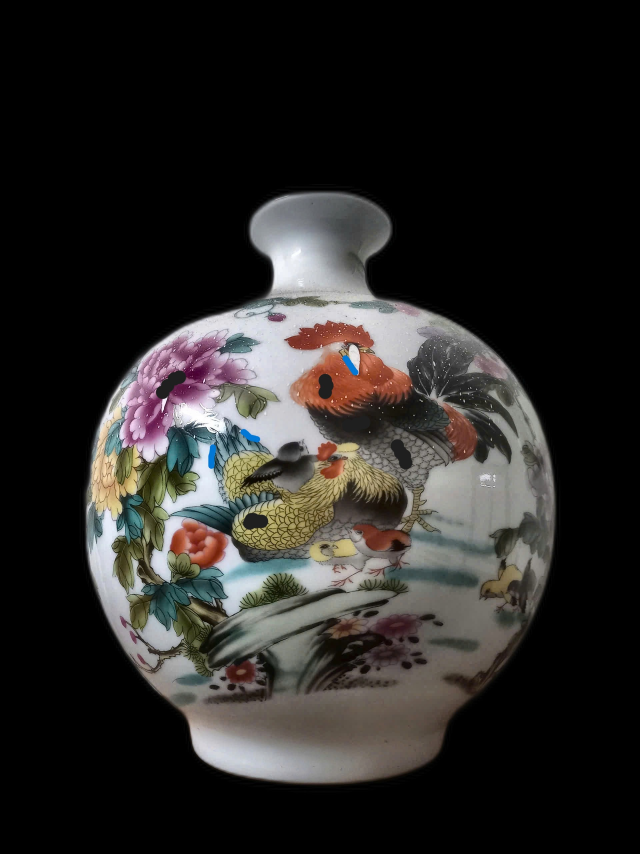
#> input picture Module4-main/image-damage-detection/images/16.jpg, 1920 x 2560 px, found by its file name (shown at 1/3 size)
$ python find_rooster_ink.py
#> lines starting #> are read from the running program, lines starting #| are printed output that depends on the picture; after the words box and inside, x2 and y2 are one past the last pixel; in counts of white or black regions, pixels touching at a corner belong together
import cv2
import numpy as np
import os

PROJECT_ROOT = r"C:\Users\Admin\Documents\Module4-main\Module4-main\image-damage-detection"
ret_bgr = cv2.imread(os.path.join(PROJECT_ROOT, "images", "16.jpg"))
#> ret_bgr is the input picture: shape (2560, 1920, 3); mean B, G, R 38.9, 40.8, 42.9
prod_bgr = cv2.imread(os.path.join(PROJECT_ROOT, "images", "1.jpg"))
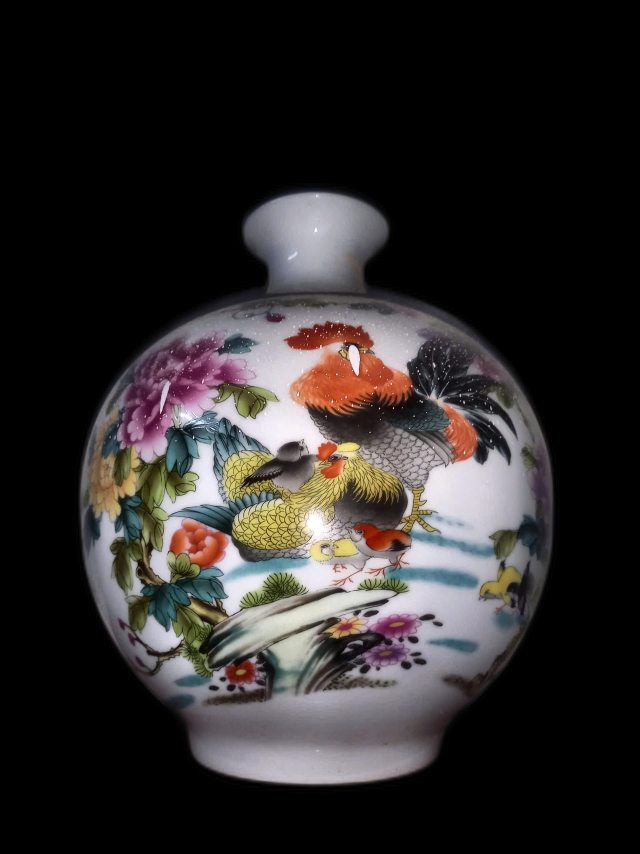
#> input picture Module4-main/image-damage-detection/images/1.jpg, 1920 x 2560 px, found by its file name (shown at 1/3 size)
#> prod_bgr is the input picture: shape (2560, 1920, 3); mean B, G, R 42.2, 42.9, 46.4

# Look at 16.jpg:
# Where is the rooster?
# Rooster is in the upper right.
# Hen is sitting in the center.
# The rooster's lower back / wing has grey scalloped feathers with white borders, right next to the hen's yellow feathers!
# Let's inspect the coordinates of 16.jpg around:
# Y between 1000 and 1600, X between 1000 and 1500
roi = ret_bgr[1000:1600, 1000:1500]
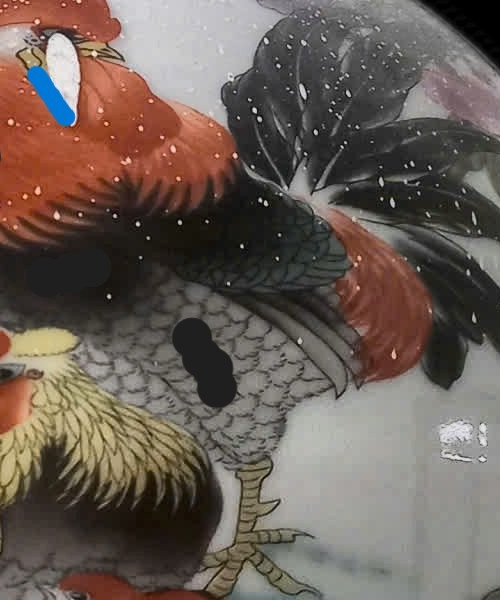
#> roi: shape (600, 500, 3); mean B, G, R 87, 95, 107.4
cv2.imwrite(r"C:\Users\Admin\.gemini\antigravity\brain\d4e14bb1-53b4-4214-92b9-70b8003c37fd\roi_rooster_body.jpg", roi)

# Let's find black pixels (R < 35, G < 35, B < 35) in this ROI:
roi_black = (roi[:, :, 0] < 35) & (roi[:, :, 1] < 35) & (roi[:, :, 2] < 35)
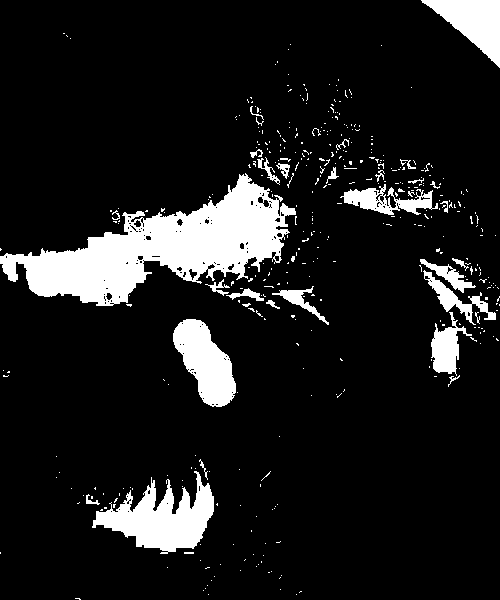
#> roi_black: shape (600, 500) bool; 11.4% white; 413 white regions (379 under 20 px), largest, box (x1, y1, x2, y2) and area: (0, 173, 296, 306) 16199, (92, 471, 214, 554) 4909, (173, 319, 236, 407) 3226
num_lbl, lbls, stats, centroids = cv2.connectedComponentsWithStats(roi_black.astype(np.uint8))
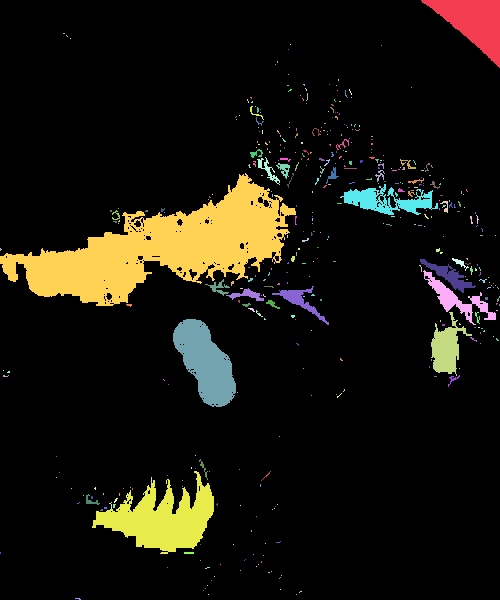
#> lbls: shape (600, 500) int32; 414 distinct labels, from 0 to 413; one colour per label, 0 black
#> num_lbl = 414; stats = 414 rows, first 6: [0, 0, 500, 600, 265924], [421, 0, 79, 68, 2606], [63, 33, 2, 1, 2], [66, 35, 2, 2, 2], [70, 38, 1, 1, 1], [290, 44, 1, 1, 1]; centroids = 414 pairs, first value 0 to 499, second value 21.74 to 598.3
print(f"Black components in ROI (y: 1000-1600, x: 1000-1500):")
for l in range(1, num_lbl):
    a = stats[l, cv2.CC_STAT_AREA]
    if a > 200:
        cx, cy = centroids[l]
        abs_x = 1000 + cx
        abs_y = 1000 + cy
        w = stats[l, cv2.CC_STAT_WIDTH]
        h = stats[l, cv2.CC_STAT_HEIGHT]
        print(f"  Component #{l}: Area={a}px, Center=({abs_x:.1f}, {abs_y:.1f}), w={w}, h={h}")
        # Crop around this component
        crop = ret_bgr[int(abs_y - 80):int(abs_y + 80), int(abs_x - 80):int(abs_x + 80)]
        cv2.imwrite(rf"C:\Users\Admin\.gemini\antigravity\brain\d4e14bb1-53b4-4214-92b9-70b8003c37fd\roi_comp_{l}.jpg", crop)
#> this loop made 413 passes
#> (a, cx, cy, abs_x, abs_y, w, h) on passes 1, 147, 168, 247, 263, 284, 307, 310, 351: (2606, 473.4, 21.74, 1473.4, 1021.7, 79, 68), (16199, 161.6, 248, 1161.6, 1248, 296, 133), (1330, 386.6, 200.5, 1386.6, 1200.5, 98, 31), (531, 449, 275.4, 1449, 1275.4, 56, 34), (944, 457.1, 299.3, 1457.1, 1299.3, 73, 55), (476, 300, 300.4, 1300, 1300.4, 57, 39), (1180, 446, 347.7, 1446, 1347.7, 41, 64), (3226, 205.1, 362, 1205.1, 1362, 63, 88), (4909, 162, 518.4, 1162, 1518.4, 122, 83)
#> a on passes 2 to 7: 2, 2, 1, 1, 1, 1
#|   Component #1: Area=2606px, Center=(1473.4, 1021.7), w=79, h=68
#|   Component #147: Area=16199px, Center=(1161.6, 1248.0), w=296, h=133
#|   Component #168: Area=1330px, Center=(1386.6, 1200.5), w=98, h=31
#|   Component #247: Area=531px, Center=(1449.0, 1275.4), w=56, h=34
#|   Component #263: Area=944px, Center=(1457.1, 1299.3), w=73, h=55
#|   Component #284: Area=476px, Center=(1300.0, 1300.4), w=57, h=39
#|   Component #307: Area=1180px, Center=(1446.0, 1347.7), w=41, h=64
#|   Component #310: Area=3226px, Center=(1205.1, 1362.0), w=63, h=88
#> (further printed lines are left out)
#> pass 1, `crop = ret_bgr[int(abs_y - 80):int(abs_y + 80), int(abs_x - 80):int(ab..`:
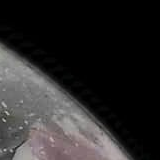
#> crop: shape (160, 160, 3); mean B, G, R 41.5, 41.4, 43.1
